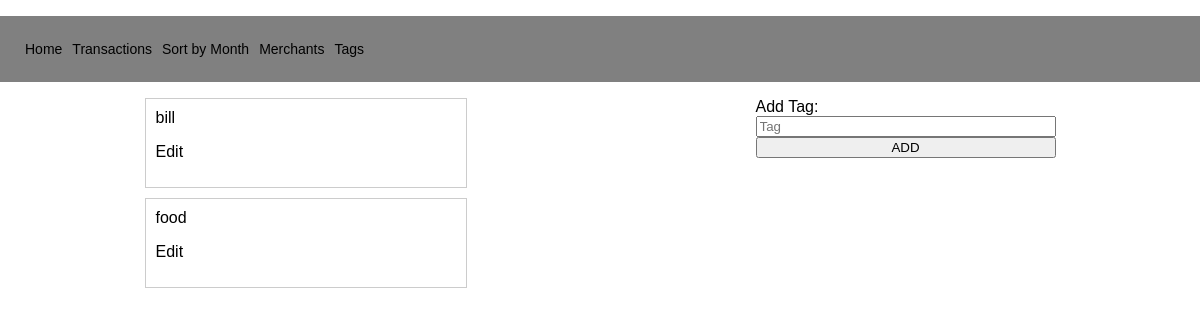
The app's page /tags, older data.
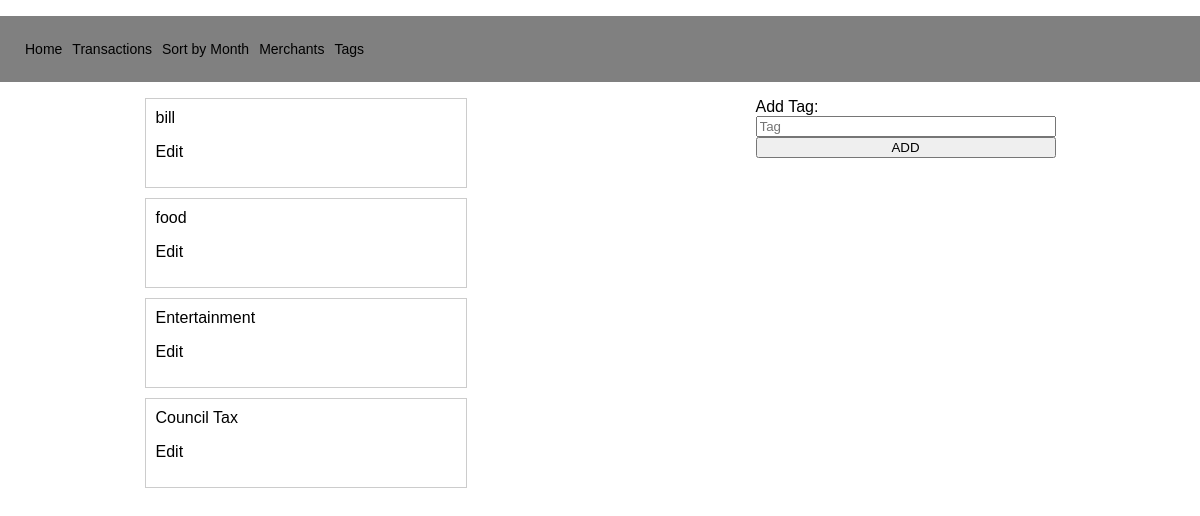
The same page, newer data.
### tables this page shows
CREATE TABLE tags(
    id INTEGER PRIMARY KEY AUTOINCREMENT,
    name VARCHAR
    -- coulour of tag
    -- availabilty BOOL
);

### controllers/tag_controller.py (the view)
@tag_blueprint.route("/tags")
def tags():
    tags = tag_repository.select_all()
    return render_template(
        "tags/index.html",
        tags=tags,
    )

### db/run_sql.py (called while the page is built)
def get_db():
    path = os.path.dirname(os.path.abspath(__file__))
    db = os.path.join(path, "spending_manager.db")
    conn = sqlite3.connect(db)
    conn.execute("PRAGMA foreign_keys = 1")
    conn.row_factory = sqlite3.Row
    return conn

def run_sql(sql, values=[]):
    db = get_db()
    cursor = db.cursor()
    cursor.execute(sql, values)
    results = cursor.fetchall()
    db.commit()
    db.close()
    return results

### repositories/tag_repository.py (called while the page is built)
def select_all():
    tags = []
    sql = "SELECT * FROM tags"
    results = run_sql(sql)
    for row in results:
        tag = Tag(row["name"], row["id"])
        tags.append(tag)
    return tags

### templates/tags/index.html
{% extends "base.html" %}
{% block content %}
<body>
    <main class="middle">
        {% for tag in tags %}
        <div class="transaction">
            <a href="/tags/{{tag.id}}">{{tag.name}}</a>
            <p><a href="/tags/{{tag.id}}/edit">Edit</a></p>
        </div>
        {% endfor %}
    </main>
    <aside class="right">
        <form action="/tags" method="POST">
            <label for="tag">Add Tag:</label>
            <input type="text" id="tag" name="tag" placeholder="Tag" autofocus>
            <input class="btn btn--action" type='submit' value="ADD">
        </form>
    </aside>
    {% endblock %}

### templates/base.html (shortened to what this page needs)
<!DOCTYPE html>
<html lang="en">
<head>
    <link rel="stylesheet" href="{{ url_for('static', filename='style.css') }}">
</head>
<header>
    <nav>
        <ul class="menu">
            <li><a href="/">Home</a></li>
            <li><a href="/transactions">Transactions</a></li>
            <li><a href="/transactions/month">Sort by Month</a></li>
            <li><a href="/merchants">Merchants</a></li>
            <li><a href="/tags">Tags</a></li>
        </ul>
    </nav>
</header>
<body>
    <div class="container">
        {% block content %}
        {% endblock %}
    </div>
</body>
</html>

### static/style.css (style rules this page uses)
body { font-family: "Helvetica", arial, sans-serif; font-size: 16px; margin: 0%; }
.container { display: grid; grid-template-areas: 'left middle middle right' }
.middle { grid-area: middle; }
.right { grid-area: right; width: 300px; }
.menu { display: flex; padding: 25px; background-color: gray; color: white; }
.menu li a { text-decoration: none; }
.menu li { padding-right: 10px; list-style: none; color: white; font-family: "Helvetica", arial, sans-serif; font-size: 14px; }
.transaction { border: 1px solid #ccc; width: 300px; min-height: 50px; padding: 10px; line-height: 18px; margin-bottom: 10px; }
body>div>aside>form { display: flex; flex-direction: column; }
a:link { text-decoration: none; color: black; }

Row changes from the older to the newer data that the page shows:
added tags: name "Entertainment"
added tags: name "Council Tax"
